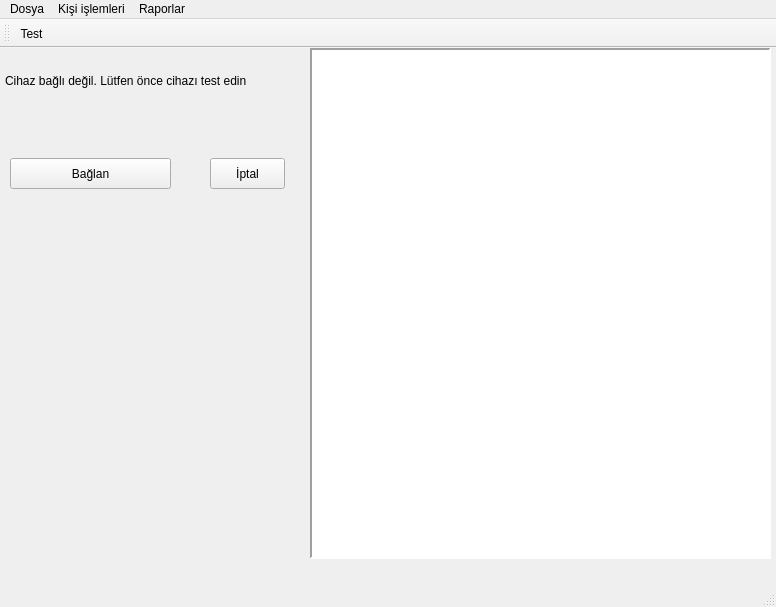
<?xml version="1.0" encoding="UTF-8"?>
<ui version="4.0">
 <class>MainWindow</class>
 <widget class="QMainWindow" name="MainWindow">
  <property name="geometry">
   <rect>
    <x>0</x>
    <y>0</y>
    <width>776</width>
    <height>607</height>
   </rect>
  </property>
  <property name="sizePolicy">
   <sizepolicy hsizetype="Preferred" vsizetype="Fixed">
    <horstretch>0</horstretch>
    <verstretch>0</verstretch>
   </sizepolicy>
  </property>
  <property name="mouseTracking">
   <bool>false</bool>
  </property>
  <property name="windowTitle">
   <string>Yoklama Sistemi</string>
  </property>
  <property name="windowIcon">
   <iconset>
    <normaloff>../../../../yoklama/simgeler/ana_pencere.png</normaloff>../../../../yoklama/simgeler/ana_pencere.png</iconset>
  </property>
  <property name="layoutDirection">
   <enum>Qt::LeftToRight</enum>
  </property>
  <property name="autoFillBackground">
   <bool>true</bool>
  </property>
  <widget class="QWidget" name="centralwidget">
   <widget class="QTableView" name="tableView_yoklama">
    <property name="geometry">
     <rect>
      <x>310</x>
      <y>0</y>
      <width>461</width>
      <height>511</height>
     </rect>
    </property>
    <property name="sizePolicy">
     <sizepolicy hsizetype="Maximum" vsizetype="Maximum">
      <horstretch>0</horstretch>
      <verstretch>0</verstretch>
     </sizepolicy>
    </property>
    <property name="layoutDirection">
     <enum>Qt::LeftToRight</enum>
    </property>
    <property name="frameShape">
     <enum>QFrame::Panel</enum>
    </property>
    <property name="lineWidth">
     <number>2</number>
    </property>
    <property name="midLineWidth">
     <number>1</number>
    </property>
    <property name="alternatingRowColors">
     <bool>true</bool>
    </property>
    <attribute name="horizontalHeaderCascadingSectionResizes">
     <bool>true</bool>
    </attribute>
    <attribute name="verticalHeaderCascadingSectionResizes">
     <bool>true</bool>
    </attribute>
   </widget>
   <widget class="QLabel" name="label_cihazDurum">
    <property name="geometry">
     <rect>
      <x>5</x>
      <y>12</y>
      <width>301</width>
      <height>41</height>
     </rect>
    </property>
    <property name="text">
     <string>Cihaz bağlı değil. Lütfen önce cihazı test edin</string>
    </property>
   </widget>
   <widget class="QPushButton" name="pushButton_baglan">
    <property name="geometry">
     <rect>
      <x>10</x>
      <y>110</y>
      <width>161</width>
      <height>31</height>
     </rect>
    </property>
    <property name="text">
     <string>Bağlan</string>
    </property>
   </widget>
   <widget class="QPushButton" name="pushButton_iptal">
    <property name="geometry">
     <rect>
      <x>210</x>
      <y>110</y>
      <width>75</width>
      <height>31</height>
     </rect>
    </property>
    <property name="text">
     <string>İptal</string>
    </property>
   </widget>
  </widget>
  <widget class="QMenuBar" name="menubar">
   <property name="geometry">
    <rect>
     <x>0</x>
     <y>0</y>
     <width>776</width>
     <height>25</height>
    </rect>
   </property>
   <widget class="QMenu" name="menuDosya">
    <property name="title">
     <string>Dosya</string>
    </property>
    <addaction name="action_cikis"/>
    <addaction name="actionCihaz_Test_2"/>
    <addaction name="actionKart_Tan_mla_2"/>
   </widget>
   <widget class="QMenu" name="menuKi_i_i_lemleri">
    <property name="title">
     <string>Kişi işlemleri</string>
    </property>
    <addaction name="separator"/>
    <addaction name="actionYeni_Kisi_Ekle"/>
    <addaction name="separator"/>
    <addaction name="actionKisi_Ara"/>
    <addaction name="separator"/>
    <addaction name="actionKisi_Sil"/>
   </widget>
   <widget class="QMenu" name="menuRaporlar">
    <property name="title">
     <string>Raporlar</string>
    </property>
    <addaction name="actionKisi_Raporu"/>
    <addaction name="separator"/>
    <addaction name="actionGenel_Rapor"/>
   </widget>
   <addaction name="menuDosya"/>
   <addaction name="menuKi_i_i_lemleri"/>
   <addaction name="menuRaporlar"/>
  </widget>
  <widget class="QStatusBar" name="statusbar"/>
  <widget class="QToolBar" name="toolBar_2">
   <property name="sizePolicy">
    <sizepolicy hsizetype="Expanding" vsizetype="Expanding">
     <horstretch>0</horstretch>
     <verstretch>0</verstretch>
    </sizepolicy>
   </property>
   <property name="acceptDrops">
    <bool>true</bool>
   </property>
   <property name="windowTitle">
    <string>toolBar</string>
   </property>
   <property name="movable">
    <bool>true</bool>
   </property>
   <property name="allowedAreas">
    <set>Qt::AllToolBarAreas</set>
   </property>
   <property name="iconSize">
    <size>
     <width>40</width>
     <height>24</height>
    </size>
   </property>
   <property name="toolButtonStyle">
    <enum>Qt::ToolButtonTextUnderIcon</enum>
   </property>
   <property name="floatable">
    <bool>true</bool>
   </property>
   <attribute name="toolBarArea">
    <enum>TopToolBarArea</enum>
   </attribute>
   <attribute name="toolBarBreak">
    <bool>false</bool>
   </attribute>
   <addaction name="actionCihaz_Test"/>
  </widget>
  <action name="actionYeni_Kisi_Ekle">
   <property name="icon">
    <iconset resource="../icons/icons.qrc">
     <normaloff>:/icons/kisi_ekle.png</normaloff>:/icons/kisi_ekle.png</iconset>
   </property>
   <property name="text">
    <string>Yeni Kişi Ekle</string>
   </property>
  </action>
  <action name="actionKisi_Ara">
   <property name="icon">
    <iconset resource="../icons/icons.qrc">
     <normaloff>:/icons/kisi_ara.png</normaloff>:/icons/kisi_ara.png</iconset>
   </property>
   <property name="text">
    <string>Kişi Ara</string>
   </property>
  </action>
  <action name="actionKisi_Sil">
   <property name="icon">
    <iconset resource="../icons/icons.qrc">
     <normaloff>:/icons/kisi_sil.png</normaloff>:/icons/kisi_sil.png</iconset>
   </property>
   <property name="text">
    <string>Kişi Sil</string>
   </property>
  </action>
  <action name="actionKisi_Raporu">
   <property name="icon">
    <iconset resource="../icons/icons.qrc">
     <normaloff>:/icons/kisisel_rapor.png</normaloff>:/icons/kisisel_rapor.png</iconset>
   </property>
   <property name="text">
    <string>Kişi Raporu</string>
   </property>
  </action>
  <action name="actionGenel_Rapor">
   <property name="icon">
    <iconset resource="../icons/icons.qrc">
     <normaloff>:/icons/genel_rapor.png</normaloff>:/icons/genel_rapor.png</iconset>
   </property>
   <property name="text">
    <string>Genel Rapor</string>
   </property>
  </action>
  <action name="action_cikis">
   <property name="icon">
    <iconset resource="../icons/icons.qrc">
     <normaloff>:/icons/kapat.png</normaloff>:/icons/kapat.png</iconset>
   </property>
   <property name="text">
    <string>Çıkış</string>
   </property>
  </action>
  <action name="actionCihaz_Test">
   <property name="icon">
    <iconset resource="../icons/icons.qrc">
     <normaloff>:/icons/cihaz_test.png</normaloff>:/icons/cihaz_test.png</iconset>
   </property>
   <property name="text">
    <string>Cihaz_test</string>
   </property>
   <property name="iconText">
    <string>Test</string>
   </property>
   <property name="toolTip">
    <string>Cihazı Test Eder</string>
   </property>
   <property name="whatsThis">
    <string>cihaz test</string>
   </property>
   <property name="shortcut">
    <string>Ctrl+T</string>
   </property>
  </action>
  <action name="actionKart_Tan_mla">
   <property name="icon">
    <iconset resource="../icons/icons.qrc">
     <normaloff>:/icons/kart_tanimla.png</normaloff>:/icons/kart_tanimla.png</iconset>
   </property>
   <property name="text">
    <string>Kart Tanımla</string>
   </property>
  </action>
  <action name="actionCihaz_Test_2">
   <property name="icon">
    <iconset resource="../icons/icons.qrc">
     <normaloff>:/icons/cihaz_test.png</normaloff>:/icons/cihaz_test.png</iconset>
   </property>
   <property name="text">
    <string>Cihaz Test</string>
   </property>
  </action>
  <action name="actionKart_Tan_mla_2">
   <property name="icon">
    <iconset resource="../icons/icons.qrc">
     <normaloff>:/icons/kart_tanimla.png</normaloff>:/icons/kart_tanimla.png</iconset>
   </property>
   <property name="text">
    <string>Kart Tanımla</string>
   </property>
  </action>
 </widget>
 <resources>
  <include location="../icons/icons.qrc"/>
 </resources>
 <connections>
  <connection>
   <sender>action_cikis</sender>
   <signal>triggered()</signal>
   <receiver>MainWindow</receiver>
   <slot>close()</slot>
   <hints>
    <hint type="sourcelabel">
     <x>-1</x>
     <y>-1</y>
    </hint>
    <hint type="destinationlabel">
     <x>375</x>
     <y>289</y>
    </hint>
   </hints>
  </connection>
  <connection>
   <sender>pushButton_iptal</sender>
   <signal>clicked()</signal>
   <receiver>MainWindow</receiver>
   <slot>close()</slot>
   <hints>
    <hint type="sourcelabel">
     <x>234</x>
     <y>208</y>
    </hint>
    <hint type="destinationlabel">
     <x>194</x>
     <y>516</y>
    </hint>
   </hints>
  </connection>
 </connections>
</ui>
